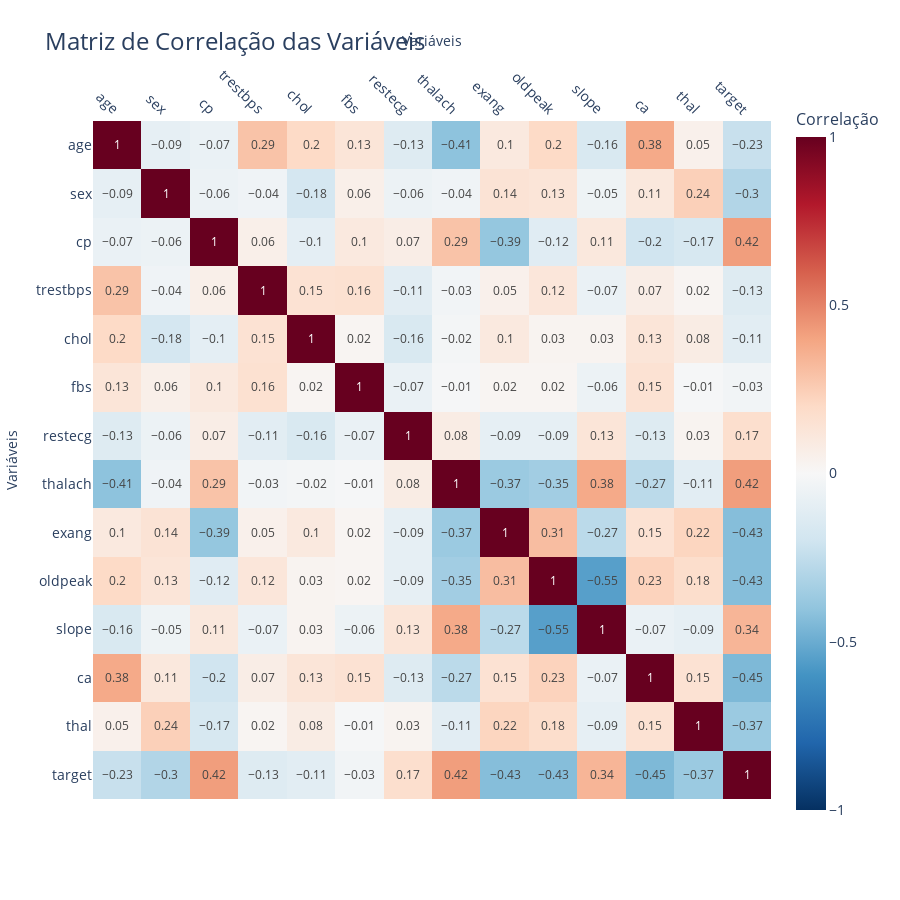

Write notebook code for a chart like this one.
### Markdown cell above
## **Preparativos para os Modelos**

### Code cell
# Criação de heatmap para análise da correlação entre as variaveis
corr_matrix = data.corr()

# Criando o heatmap interativo com Plotly Express
fig = px.imshow(
    corr_matrix.round(2),            # Arredondando para 2 casas decimais
    text_auto=True,                  # Exibe valores dentro das células
    color_continuous_scale='RdBu_r', # Escala de cores divergente
    zmin=-1,                         # Mínimo da escala de cores
    zmax=1,                          # Máximo da escala de cores
    title='Matriz de Correlação das Variáveis',
    labels=dict(x="Variáveis", y="Variáveis", color="Correlação"),
    width=900,   # Largura da figura
    height=900   # Altura da figura
)

# Ajustando o layout do gráfico
fig.update_layout(
    title_font_size=24,
    xaxis_showgrid=False,
    yaxis_showgrid=False,
    xaxis_zeroline=False,
    yaxis_zeroline=False,
    xaxis_tickfont_size=14,
    yaxis_tickfont_size=14,
    coloraxis_colorbar=dict(
        title_font_size=16,
        tickfont_size=14
    ),
    margin=dict(l=80, r=80, t=100, b=80)  # Ajuste de margens
)

# Rotacionando os rótulos do eixo X e movendo-os para cima
fig.update_xaxes(side='top', tickangle=45)

# Ajustando o tamanho da fonte dos valores de correlação
fig.update_traces(textfont_size=12)

# Exibindo o gráfico
fig.show()

### Figure 1 — Plotly figure (JSON) as saved in the notebook; plotly's stock layout.template omitted (floating-point values rounded to 4 significant figures; data arrays with more than 128 entries replaced by an {"elided": "..."} marker saying what was removed)
{"data": [{"coloraxis": "coloraxis", "hovertemplate": "Variáveis: %{x}<br>Variáveis: %{y}<br>Correlação: %{z}<extra></extra>", "name": "0", "textfont": {"size": 12}, "texttemplate": "%{z}", "type": "heatmap", "x": ["age", "sex", "cp", "trestbps", "chol", "fbs", "restecg", "thalach", "exang", "oldpeak", "slope", "ca", "thal", "target"], "xaxis": "x", "y": ["age", "sex", "cp", "trestbps", "chol", "fbs", "restecg", "thalach", "exang", "oldpeak", "slope", "ca", "thal", "target"], "yaxis": "y", "z": {"elided": "14x14 float values"}}], "layout": {"coloraxis": {"cmax": 1, "cmin": -1, "colorbar": {"tickfont": {"size": 14}, "title": {"font": {"size": 16}, "text": "Correlação"}}, "colorscale": [[0, "rgb(5,48,97)"], [0.1, "rgb(33,102,172)"], [0.2, "rgb(67,147,195)"], [0.3, "rgb(146,197,222)"], [0.4, "rgb(209,229,240)"], [0.5, "rgb(247,247,247)"], [0.6, "rgb(253,219,199)"], [0.7, "rgb(244,165,130)"], [0.8, "rgb(214,96,77)"], [0.9, "rgb(178,24,43)"], [1, "rgb(103,0,31)"]]}, "height": 900, "margin": {"b": 80, "l": 80, "r": 80, "t": 100}, "title": {"font": {"size": 24}, "text": "Matriz de Correlação das Variáveis"}, "width": 900, "xaxis": {"anchor": "y", "constrain": "domain", "domain": [0, 1], "scaleanchor": "y", "showgrid": false, "side": "top", "tickangle": 45, "tickfont": {"size": 14}, "title": {"text": "Variáveis"}, "zeroline": false}, "yaxis": {"anchor": "x", "autorange": "reversed", "constrain": "domain", "domain": [0, 1], "showgrid": false, "tickfont": {"size": 14}, "title": {"text": "Variáveis"}, "zeroline": false}}}
